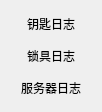
                  <widget class="QWidget" name="page_29">
                   <property name="geometry">
                    <rect>
                     <x>0</x>
                     <y>0</y>
                     <width>93</width>
                     <height>111</height>
                    </rect>
                   </property>
                   <attribute name="label">
                    <string>资源日志</string>
                   </attribute>
                   <layout class="QVBoxLayout" name="verticalLayout_54">
                    <item>
                     <spacer name="verticalSpacer_35">
                      <property name="orientation">
                       <enum>Qt::Vertical</enum>
                      </property>
                      <property name="sizeHint" stdset="0">
                       <size>
                        <width>20</width>
                        <height>18</height>
                       </size>
                      </property>
                     </spacer>
                    </item>
                    <item>
                     <widget class="QPushButton" name="pushButton_87">
                      <property name="enabled">
                       <bool>true</bool>
                      </property>
                      <property name="mouseTracking">
                       <bool>false</bool>
                      </property>
                      <property name="styleSheet">
                       <string notr="true">font: 75 10pt &quot;新宋体&quot;;</string>
                      </property>
                      <property name="text">
                       <string>钥匙日志</string>
                      </property>
                      <property name="flat">
                       <bool>true</bool>
                      </property>
                     </widget>
                    </item>
                    <item>
                     <widget class="QPushButton" name="pushButton_88">
                      <property name="enabled">
                       <bool>true</bool>
                      </property>
                      <property name="styleSheet">
                       <string notr="true">font: 75 10pt &quot;新宋体&quot;;</string>
                      </property>
                      <property name="text">
                       <string>锁具日志</string>
                      </property>
                      <property name="flat">
                       <bool>true</bool>
                      </property>
                     </widget>
                    </item>
                    <item>
                     <widget class="QPushButton" name="pushButton_39">
                      <property name="text">
                       <string>服务器日志</string>
                      </property>
                      <property name="flat">
                       <bool>true</bool>
                      </property>
                     </widget>
                    </item>
                    <item>
                     <spacer name="verticalSpacer_36">
                      <property name="orientation">
                       <enum>Qt::Vertical</enum>
                      </property>
                      <property name="sizeHint" stdset="0">
                       <size>
                        <width>20</width>
                        <height>18</height>
                       </size>
                      </property>
                     </spacer>
                    </item>
                   </layout>
                  </widget>
